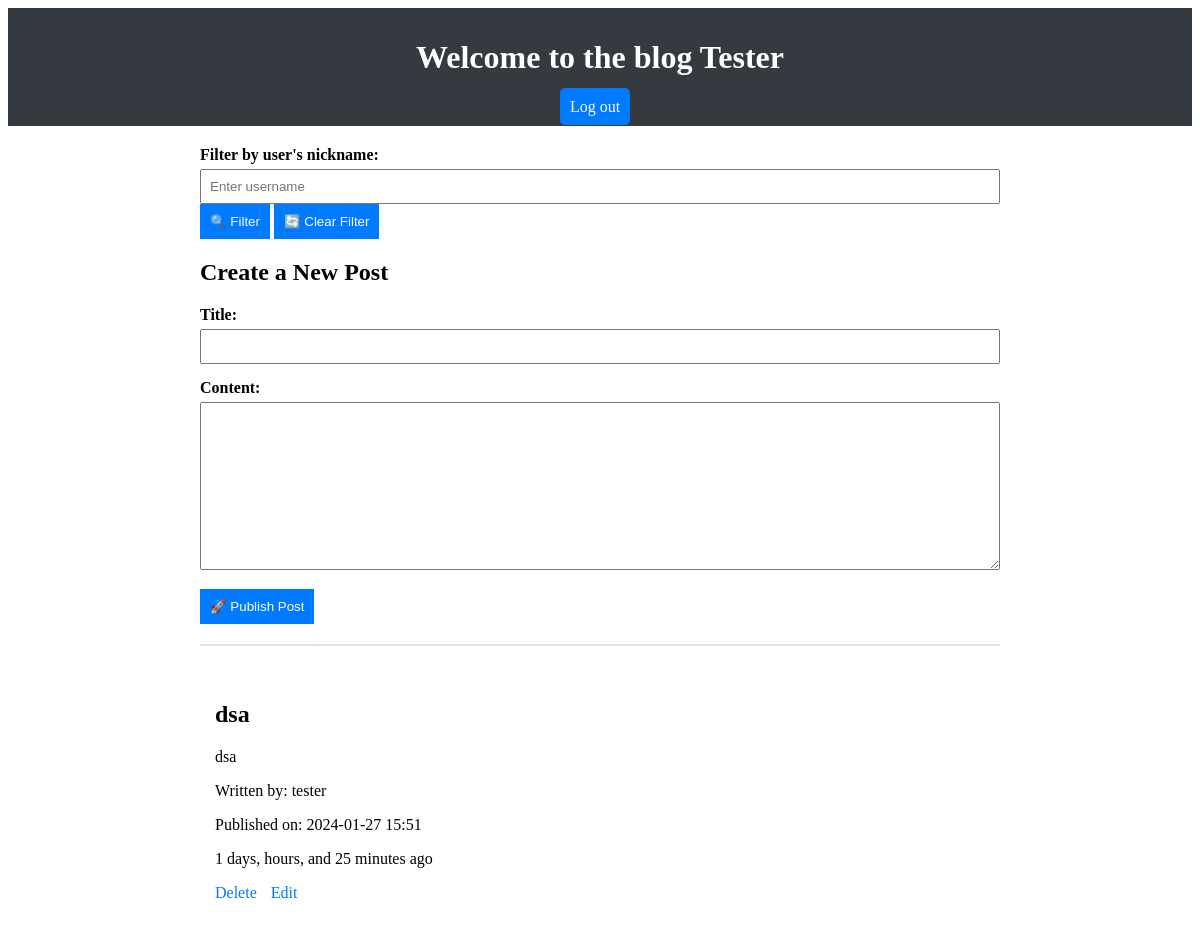
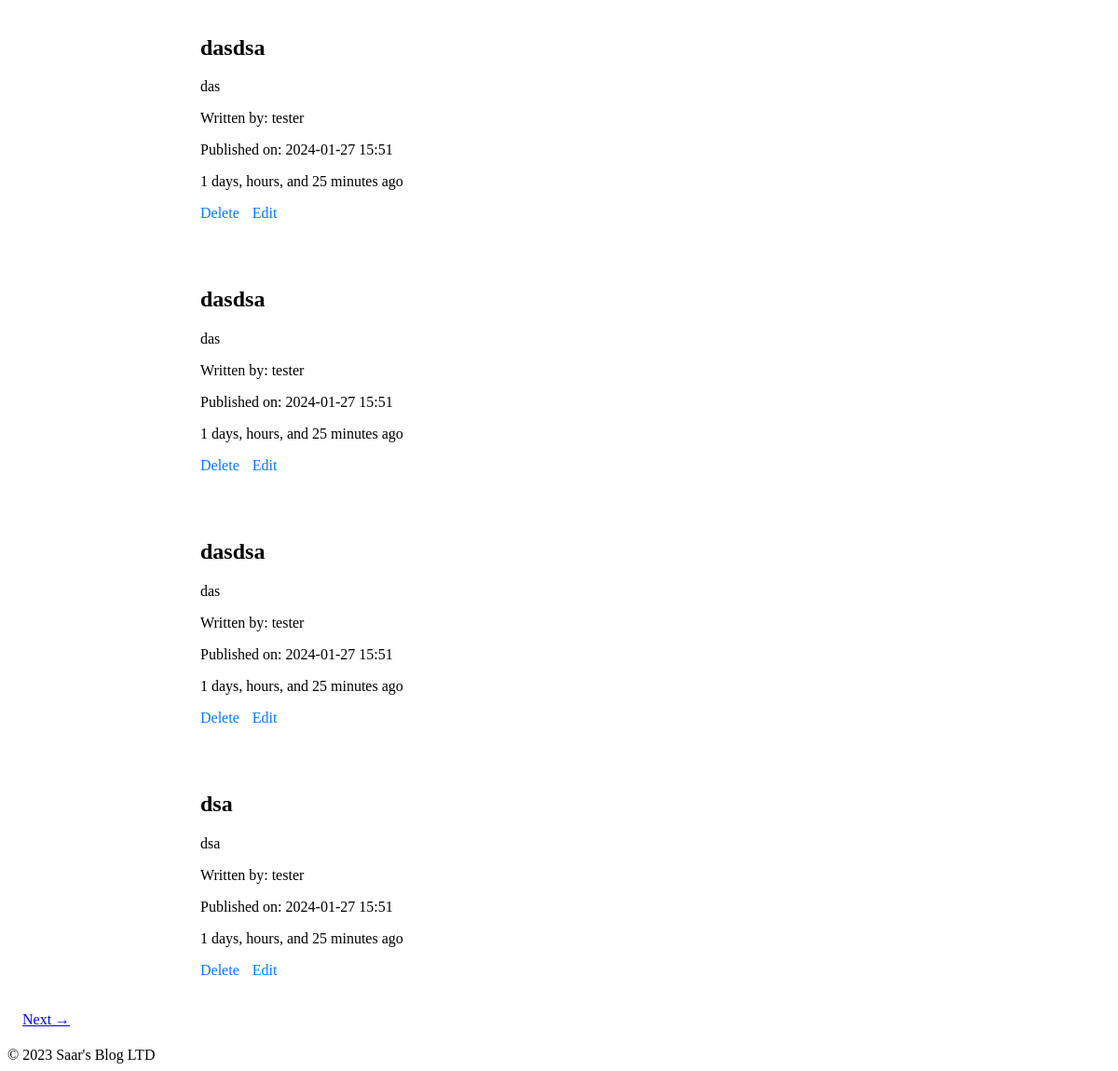
Screenshot of /posts (signed in) with the database file from the repository (2 pictures, top to bottom).
### app.py (models this page shows)
class Posts(db.Model):
    id = db.Column(db.Integer, primary_key=True)
    post = db.Column(db.Text, nullable=False)
    title = db.Column(db.Text, nullable=False)
    time_published = db.Column(db.DateTime, nullable=False, default=datetime.utcnow)
    user_id = db.Column(db.Integer, db.ForeignKey('users.id'), nullable=False)
    user = db.relationship('Users', backref=db.backref('posts', lazy=True))
    def __repr__(self):
        return 'Post ' + str(self.id)

class Users(db.Model):  # extends db.Model to tell sqlalchemy that it's a table
    id = db.Column(db.Integer, primary_key=True)
    username = db.Column(db.String(50), unique=True, nullable=False)
    password = db.Column(db.String(64), nullable=False)
    is_admin = db.Column(db.Boolean, nullable=False)
    email = db.Column(db.String(120), unique=True, nullable=False)
    nickname = db.Column(db.String(50), unique=True, nullable=False)

### app.py (the view, shortened to what this page needs)
@app.route('/posts', methods=['POST', 'GET'])
def view_and_publish_posts():
    if 'username' not in session:
        return redirect(url_for('login'))
    current_user = Users.query.filter_by(username=session['username']).first()
    if not current_user:
        print("User not found in DB")
        return redirect(url_for('login'))
    user_id = current_user.id
    page = request.args.get('page', 1, type=int)
    per_page = 5  # Number of posts per page
    filter_username = request.args.get('filterUsername', '')
    is_admin = current_user.is_admin
    if filter_username:
        filter_user = Users.query.filter_by(nickname=filter_username).first()
        if filter_user:
            pagination = Posts.query.filter_by(user_id=filter_user.id).order_by(Posts.time_published.desc()).paginate(
                page=page, per_page=per_page, error_out=False)
        else:
            flash(f"No posts found for username '{filter_username}', please check again", 'info')
            pagination = None
    else:
        pagination = Posts.query.order_by(Posts.time_published.desc()).paginate(page=page, per_page=per_page,
                                                                                error_out=True)
    posts = pagination.items if pagination else []
    print(posts)
    time_now = datetime.utcnow()
    for post in posts:
        time_published_str = post.time_published.strftime('%Y-%m-%d %H:%M')
        time_published = datetime.strptime(time_published_str, '%Y-%m-%d %H:%M')
        time_now = datetime.now()
        time_difference = time_now - time_published
        days = time_difference.days
        hours, remainder = divmod(time_difference.seconds, 3600)
        minutes, seconds = divmod(remainder, 60)
    next_url = url_for('view_and_publish_posts', page=pagination.next_num,
                       filterUsername=filter_username) if pagination and pagination.has_next else None
    prev_url = url_for('view_and_publish_posts', page=pagination.prev_num,
                       filterUsername=filter_username) if pagination and pagination.has_prev else None
    return render_template('index.html', posts=posts, is_admin=is_admin,
                           current_user_id=user_id, next_url=next_url, prev_url=prev_url,
                           time_now=time_now, time_published_str=time_published_str, days=days,
                           minutes=minutes, seconds=seconds)

### templates/index.html (shortened to what this page needs)
{% extends "base.html" %}
{% block content %}
    <header>
        <h1>Welcome to the blog {{ session['username'].title() }}</h1>
        <nav>
            <ul>
                <li><a href="{{ url_for('user_logout') }}">Log out</a></li>
            </ul>
        </nav>
    </header>
    <div class="container">
    <form method="GET" action="{{ url_for('view_and_publish_posts') }}">
        <div class="form-group">
            <label for="filterUsername">Filter by user's nickname:</label>
            <input type="text" class="form-control" id="filterUsername" name="filterUsername" placeholder="Enter username">
            <button type="submit" class="btn btn-primary">🔍 Filter</button>
            <button type="button" class="btn btn-secondary" id="clearFilter">🔄 Clear Filter</button>
        </div>
    </form>
        <form method="POST" action="{{ url_for('view_and_publish_posts') }}">
            <h2>Create a New Post</h2>
            <div class="form-group">
                <label for="title">Title:</label>
                <input type="text" class="form-control" id="title" name="title" required>
            </div>
            <div class="form-group">
                <label for="content">Content:</label>
                <textarea class="form-control" id="content" name="content" rows="10" required></textarea>
            </div>
            <button type="submit" class="btn btn-primary btn-lg">🚀 Publish Post</button>
        </form>
        <hr>
        {% for post in posts %}
            <div class="post">
                <h2>{{ post.title }}</h2>
                <p>{{ post.post }}</p>
            <p>Written by: {{ post.user.nickname }}</p>
                <p>Published on: {{ time_published_str }}</p>
                <p>{{ days }} days, {{ hours }} hours, and {{ minutes }} minutes ago</p>
                <div class="post-actions">
                    {% if current_user_id == post.user_id or is_admin == True %}
                    <a href="{{ url_for('delete_post', id=post.id) }}">Delete</a>
                    <a href="/posts/edit/{{post.id}}">Edit</a>
                    {% endif %}
                </div>
            </div>
        {% endfor %}
    </div>
    <div class="pagination mt-4 mb-4 d-flex justify-content-center">
        {% if next_url %}
            <a href="{{ next_url }}" class="btn btn-outline-primary mx-2">Next →</a>
        {% endif %}
    </div>
{% endblock %}

### templates/base.html (shortened to what this page needs)
<!DOCTYPE html>
<html>
<head>
    <link rel="stylesheet" href="{{ url_for('static', filename='style.css') }}">
</head>
<body>
    <main>
        {% block content %}{% endblock %}
    </main>
    <footer>
        &copy; 2023 Saar's Blog LTD
    </footer>
</body>
</html>

### static/style.css (style rules this page uses)
header { background-color: #343a40; color: #ffffff; padding: 10px 0; text-align: center; }
nav ul { list-style: none; padding: 0; margin: 0; }
nav ul li { display: inline-block; margin-right: 10px; }
.container { max-width: 800px; margin: 20px auto; }
form { margin-bottom: 20px; }
.form-group { margin-bottom: 15px; }
label { display: block; font-weight: bold; margin-bottom: 5px; }
input[type="text"], textarea { width: 100%; padding: 8px; box-sizing: border-box; }
button { padding: 10px; background-color: #007bff; color: #fff; border: none; cursor: pointer; }
hr { border: 1px solid #dee2e6; margin: 20px 0; }
.post { background-color: #ffffff; padding: 15px; margin-bottom: 20px; }
.post-actions a { margin-right: 10px; color: #007bff; text-decoration: none; }
nav a { padding: 10px; text-decoration: none; color: #ffffff; background-color: #007bff; border-radius: 5px; transition: background-color 0.3s; }
.pagination a { padding: .5rem 1rem; border-radius: 30px; }

### rows the page displays
Posts: title "dsa", post "dsa", user.nickname "tester", time_published_str "2024-01-27 15:51", minutes "25"
Posts: title "dasdsa", post "das", user.nickname "tester", time_published_str "2024-01-27 15:51", minutes "25"
Posts: title "dasdsa", post "das", user.nickname "tester", time_published_str "2024-01-27 15:51", minutes "25"
Posts: title "dasdsa", post "das", user.nickname "tester", time_published "2024-01-27 15:51", minutes "25"
Posts: title "dsa", post "dsa", user.nickname "tester", time_published "2024-01-27 15:51", minutes "25"

### other values shown
{{ session['username'].title() }} "Tester"
